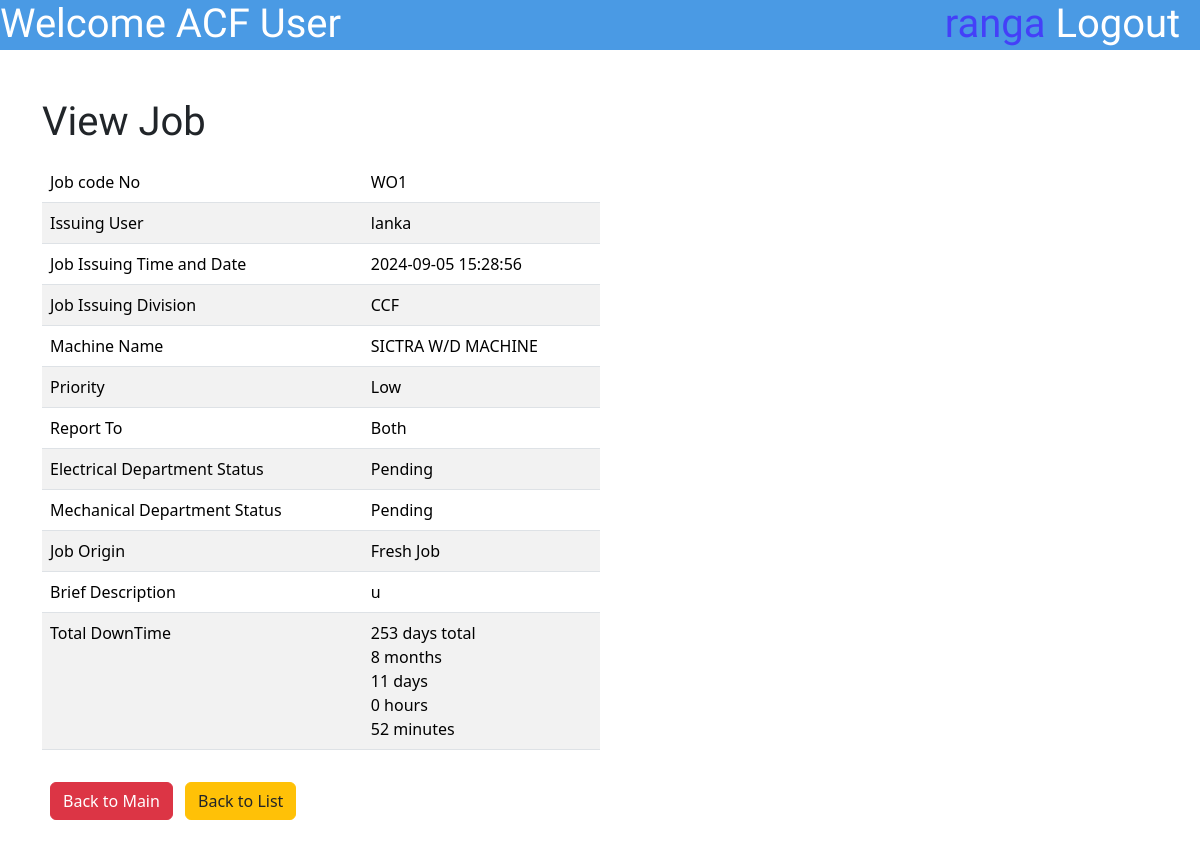
The page /PUser/ViewJobPUserPending.php?updateid=383 (signed in) on the database its author committed.
### tables this page shows
CREATE TABLE `jobdatasheet` (
  `id` int(10) NOT NULL,
  `JobCodeNo` varchar(100) NOT NULL,
  `JobPostingDateTime` varchar(50) NOT NULL,
  `JobPostingDev` enum('ACF','CCF','DR','Flexible','Aluminium Rodmill','Ceylon Copper','Drum Yard','Carpentry','Bail Room') NOT NULL,
  `MachineName` varchar(255) NOT NULL,
  `Priority` enum('High','Low','Critical','') NOT NULL,
  `ReportTo` enum('Electrical','Mechanical','Both','') NOT NULL,
  `BDescription` varchar(500) NOT NULL,
  `Username` varchar(50) NOT NULL,
  `JobStatusE` enum('Pending','Started','Finished','Approved','NA') NOT NULL,
  `JobStatusM` enum('Pending','Started','Finished','Approved','NA') NOT NULL,
  `ManPowerInvolved` varchar(1000) DEFAULT NULL,
  `Approval` enum('Pending Approval','Not Approved','Approved','') NOT NULL,
  `FinishedCommentE` varchar(255) DEFAULT NULL,
  `FinishedCommentM` varchar(500) DEFAULT NULL,
  `TransferCommentE` varchar(500) DEFAULT NULL,
  `TransferCommentM` varchar(500) DEFAULT NULL,
  `ApproveComment` varchar(1000) DEFAULT NULL,
  `DisapproveComment` varchar(1000) DEFAULT NULL,
  `DownTime` varchar(500) DEFAULT NULL,
  `TryCount` int(10) DEFAULT NULL
);

### PUser/ViewJobPUserPending.php (the view, shortened to what this page needs)
<?php
include '../connect.php';
$idu = $_GET['updateid'];
$sql = "Select * from jobdatasheet where id='$idu'";
$result = mysqli_query($con, $sql);
$row = mysqli_fetch_assoc($result);
$JobCodeNo = $row['JobCodeNo'];
$JobIssuingDateTime = $row['JobPostingDateTime'];
$JobIssuingDivision = $row['JobPostingDev'];
$MachineName = $row['MachineName'];
$Username2 = $row['Username'];
$priority = $row['Priority'];
$ReportTo = $row['ReportTo'];
$BriefDescription = $row['BDescription'];
$JobStatusM = $row['JobStatusM'];
$JobStatusE = $row['JobStatusE'];
$TryCount = $row['TryCount'];
?>
<!DOCTYPE html>
<html lang="en">
<head>
    <link href="https://cdn.jsdelivr.net/npm/bootstrap@5.3.3/dist/css/bootstrap.min.css" rel="stylesheet"
>
    <link rel="stylesheet" href="\MaintananceJobCard\styles\SubmitJobstyle.css">
</head>
<body>
    <div class="topbar">
        <h1 class="topbar-text">Welcome <?php echo $_SESSION['workplace'] ?> User</h1>
        <a href="\MaintananceJobCard\logout.php">
            <h1 class="topbar-logout">Logout &nbsp</h1>
        </a>
        <h1 class="topbar-username"><?php echo $_SESSION['username'] ?>&nbsp</h1>
    </div>
    <div class="container mt-5 ">
        <h1>View Job </h1>
        <div class="mt-3 mb-5">
            <form method="POST">
                <table class="table table-striped w-50">
                    <tr>
                    <tr>
                        <td>
                            Job code No
                        </td>
                        <td>
                            <?php echo $JobCodeNo; ?>
                        </td>
                    </tr>
                    <tr>
                        <td>
                            Issuing User
                        </td>
                        <td>
                            <?php echo $Username2; ?>
                        </td>
                    </tr>
                    <tr>
                        <td>
                            Job Issuing Time and Date
                        </td>
                        <td>
                            <?php echo $JobIssuingDateTime; ?>
                        </td>
                    </tr>
                    <tr>
                        <td>
                            Job Issuing Division
                        </td>
                        <td>
                            <?php echo $JobIssuingDivision; ?>
                        </td>
                    </tr>
                    <tr>
                        <td>
                            Machine Name
                        </td>
                        <td>
                            <?php echo $MachineName; ?>
                        </td>
                    </tr>
                    <tr>
                        <td>
                            Priority
                        </td>
                        <td>
                            <?php echo $priority; ?>
                        </td>
                    </tr>
                    <tr>
                        <td>
                            Report To
                        </td>
                        <td>
                            <?php echo $ReportTo; ?>
                        </td>
                    </tr>
                    <tr>
                        <td>
                            Electrical Department Status
                        </td>
                        <td>
                            <?php echo $JobStatusE; ?>
                        </td>
                    </tr>
                    <tr>
                        <td>
                            Mechanical Department Status
                        </td>
                        <td>
                            <?php echo $JobStatusM; ?>
                        </td>
                    </tr>
                    <tr>
                        <td>
                            Job Origin
                        </td>
                        <td>
                            <?php
                            if ($TryCount == '2') {
                                echo "Transferred<br>Job ";
                            } else if ($TryCount == '3') {
                                echo "Disapproved<br> Job";
                            } else {
                                echo "Fresh Job";
                            }
                            ?>
                        </td>
                    </tr>
                    <tr>
                        <td>
                            Brief Description
                        </td>
                        <td>
                            <?php echo $BriefDescription; ?>
                        </td>
                    <tr>
                        <td>
                            Total DownTime
                        </td>
                        <td>
                            <?php
                            $start_date = new DateTime(date("Y-m-d H:i:s"));
                            $since_start = $start_date->diff(new DateTime($JobIssuingDateTime));
                            echo $since_start->days . ' days total<br>';
                            echo $since_start->m . ' months<br>';
                            echo $since_start->d . ' days<br>';
                            echo $since_start->h . ' hours<br>';
                            echo $since_start->i . ' minutes<br>';
                            ?>
                        </td>
                    </tr>
                    </tr>
                    </tr>
                </table>
                <button type="back" class="btn btn-danger mt-3 mx-2" name="back"><a
                        href="\MaintananceJobCard\EMUser\indexEMUser.php" style="text-decoration:none;color:white">Back
                        to Main</a></button>
                <button type="back" class="btn btn-warning mt-3 text-dark" name="back">
                    <a class='text-dark' href='\MaintananceJobCard\PUser\DisplayPendingJobListPuser.php'
                        style='text-decoration:none;color:white'>
                        Back to List
                </button>
            </form>
        </div>
    </div>
</body>
</body>

### styles/SubmitJobstyle.css (style rules this page uses)
div.topbar { height: 50px; width: 100%; background-color: #4A9AE4; }
h1.topbar-text { float: left; font-family: "Jockey One", sans-serif; color: white; }
h1.topbar-username { float: right; font-family: "Jockey One", sans-serif; color: #4440F8; }
h1.topbar-logout { float: right; font-family: "Jockey One", sans-serif; color: white; }

### PUser/ViewJobPUserPending.php (style rules this page uses)
h1 { font-family: "Jockey One", sans-serif; }

### rows shown on the page
jobdatasheet: JobCodeNo "WO1", Username "lanka", JobPostingDateTime "2024-09-05 15:28:56", JobPostingDev "CCF", MachineName "SICTRA W/D MACHINE", Priority "Low", ReportTo "Both", JobStatusE "Pending", JobStatusM "Pending", BDescription "u", JobPostingDateTime "253", JobPostingDateTime "8", JobPostingDateTime "11", JobPostingDateTime "0", JobPostingDateTime "52"

### other values the page prints
$_SESSION['workplace'] "ACF"
$_SESSION['username'] "ranga"
